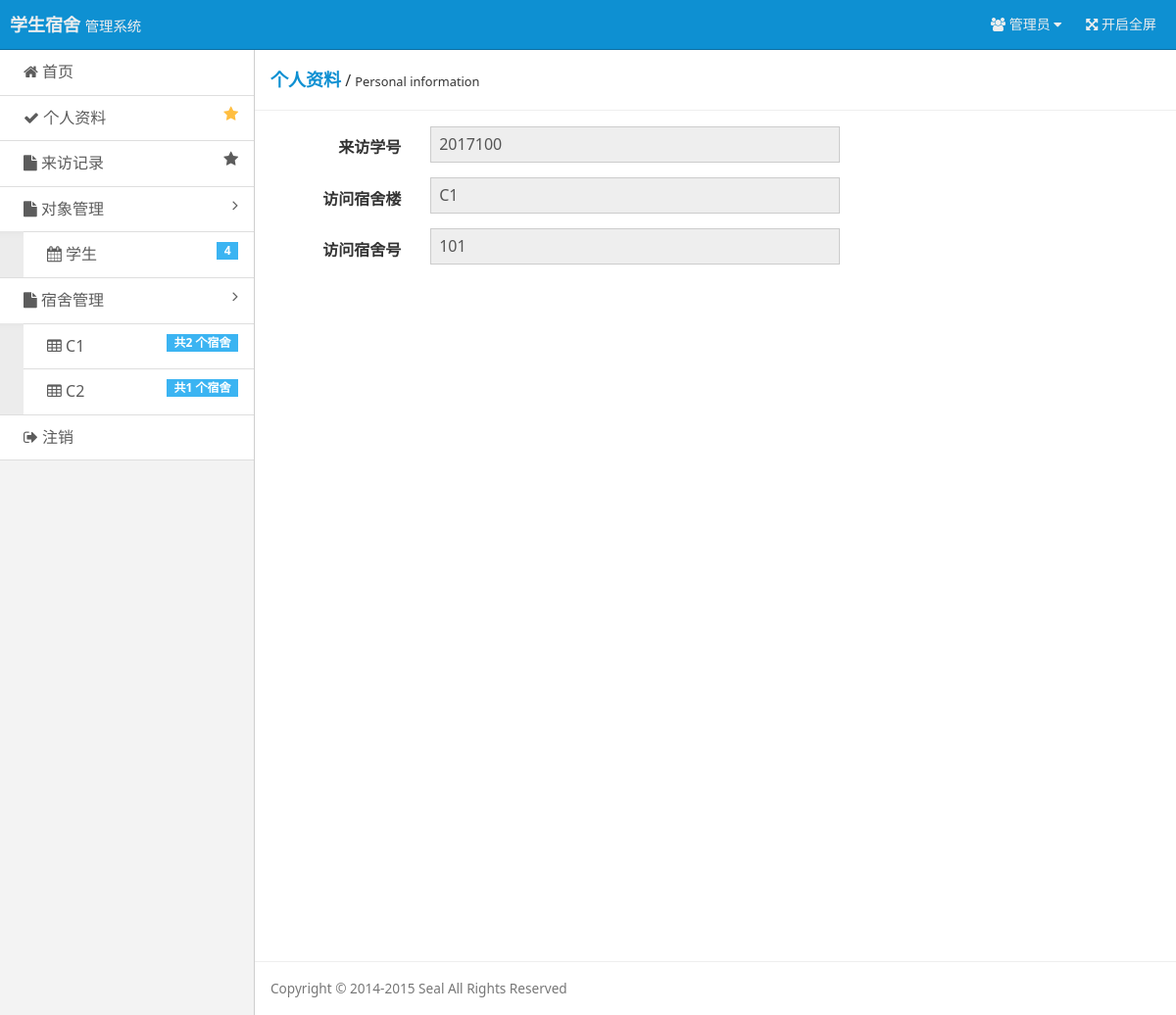
The app's page /pages/user-visit.php?sno=2017100 (signed in) with its own data.
### tables this page shows
CREATE TABLE `build`  (
  `Build_Name` varchar(16) NOT NULL COMMENT '宿舍名',
  `Build_Id` varchar(16) NOT NULL COMMENT '宿舍楼',
  `Build_Price` varchar(16) NOT NULL COMMENT '宿舍单价',
  PRIMARY KEY (`Build_Name`) USING BTREE
);

CREATE TABLE `dor_visit`  (
  `Stu_No` varchar(16) NOT NULL COMMENT '学号',
  `Apart_No` varchar(16) NOT NULL COMMENT '宿舍楼',
  `Dor_No` varchar(16) NOT NULL COMMENT '宿舍号',
  `Visit_Reason` varchar(255) NOT NULL COMMENT '访问原因',
  `Visit_In` timestamp(0) NOT NULL COMMENT '访问时间',
  `Visit_Out` timestamp(0) NOT NULL COMMENT '离开时间',
  PRIMARY KEY (`Stu_No`) USING BTREE
);

### include/checklogin.php (called while the page is built, shortened)
<?php
$user = $_COOKIE ['user'];
$user_power = $_COOKIE ['user_power'];
if($user == ""){
    header("Location: ?r=login");
    exit();
}else{
    $query = "SELECT * FROM user WHERE Id = '$user'";
    $result = mysqli_query($conn, $query);
    $users = mysqli_fetch_array($result);
}
?>

### pages/user-visit.php (the view, shortened to what this page needs)
<?php
require 'connect/database.php';
require 'include/checklogin.php';
include 'tools/tool_database.php';
$sno = $_GET['sno'];
$stu_visit_query = "SELECT * FROM dor_visit WHERE Stu_No = $sno";
$stu_visit_result = mysqli_query($conn, $stu_visit_query) or die ('SQL语句有误：' . mysqli_error($conn));
$stu_visit = mysqli_fetch_array($stu_visit_result);
?>
<!doctype html>
<html class="no-js">
<head>
    <link rel="stylesheet" href="assets/css/amazeui.min.css"/>
    <link rel="stylesheet" href="assets/css/admin.css">
</head>
<body>
<header class="am-topbar am-topbar-inverse admin-header">
    <?php require 'tools/header.php'; ?>
</header>
<div class="am-cf admin-main">
    <?php require 'tools/siderbar.php'; ?>
    <div class="admin-content">
        <div class="admin-content-body">
            <div class="am-cf am-padding am-padding-bottom-0">
                <div class="am-fl am-cf"><strong class="am-text-primary am-text-lg">个人资料</strong> /
                    <small>Personal information</small>
                </div>
            </div>
            <hr/>
            <div class="am-g">
                <div class="am-u-sm-12 am-u-md-8 am-u-md-pull-4">
                    <form class="am-form am-form-horizontal" method="post" name="edit" >
                        <div class="am-form-group">
                            <label for="admin-no-super" class="am-u-sm-3 am-form-label">来访学号</label>
                            <div class="am-u-sm-9">
                                <input type="text" id="visit-sno" name="visit-sno" placeholder="请输入来访人员的学号"
                                       readonly="true"
                                       value="<?php echo $sno ?>">
                            </div>
                        </div>
                        <div class="am-form-group">
                            <label for="admin-name-super" class="am-u-sm-3 am-form-label">访问宿舍楼</label>
                            <div class="am-u-sm-9">
                                <input type="text" id="visit-build-no" name="visit-build-no" placeholder="请输入访问的宿舍楼"
                                       value="<?php echo $stu_visit['Apart_No'] ?>" <?php if ($user_power != 1) echo 'readonly="true"' ?>>
                            </div>
                        </div>
                        <div class="am-form-group">
                            <label for="admin-name-super" class="am-u-sm-3 am-form-label">访问宿舍号</label>
                            <div class="am-u-sm-9">
                                <input type="text" id="visit-dor-no" name="visit-dor-no" placeholder="请输入访问的宿舍号"
                                       value="<?php echo $stu_visit['Dor_No'] ?>" <?php if ($user_power != 1) echo 'readonly="true"' ?>>
                            </div>
                        </div>
                    </form>
                </div>
            </div>
        </div>
        <footer class="admin-content-footer">
            <?php require 'tools/footer.php'; ?>
        </footer>
    </div>
</div>
    <?php require 'tools/footer.php'; ?>
</body>
</html>

### tools/siderbar.php (shortened to what this page needs)
<?php
require 'connect/database.php';
require 'include/checklogin.php';
$student_query=mysqli_query($conn,"SELECT * FROM `user` WHERE Power=3 ORDER BY user_Num DESC");
$students_count=mysqli_num_rows($student_query);
$dormitory_builds_query=mysqli_query($conn,"SELECT * FROM build ORDER BY Build_Id ");
?>
<div class="admin-sidebar am-offcanvas" id="admin-offcanvas">
    <div class="am-offcanvas-bar admin-offcanvas-bar">
        <ul class="am-list admin-sidebar-list">
            <?php
            switch ($user_power) {
                case 2 :
                    $judge_href = "?r=normaladmin";
                    break;
            }
            ?>
            <li><a href="<?php echo $judge_href ?>"><span class="am-icon-home"></span> 首页</a></li>
            <?php
            switch ($user_power) {
                case 2 :
                    $data_href = "?r=user-admin-normal&uno={$users['Id']}&edit_target=self";
                    break;
            }
            ?>
            <li><a href="<?php echo $data_href ?>" class="am-cf"><span class="am-icon-check"></span> 个人资料<span class="am-icon-star am-fr am-margin-right admin-icon-yellow"></span></a></li>
            <li <?php if ($user_power == 3) echo 'style="display: none;"' ?>><a href="?r=show-visit" class="am-cf"><span class="am-icon-file"></span> 来访记录<span class="am-icon-star am-fr am-margin-right"></span></a></li>
            <li class="admin-parent" <?php if ($user_power == 3) echo 'style="display: none;"' ?>>
                <a class="am-cf" data-am-collapse="{target: '#collapse-nav'}"><span class="am-icon-file"></span> 对象管理 <span class="am-icon-angle-right am-fr am-margin-right"></span></a>
                <ul class="am-list am-collapse admin-sidebar-sub am-in" id="collapse-nav">
                    <li ><a href="?r=show-stu"><span class="am-icon-calendar"></span> 学生 <span class="am-badge am-badge-secondary am-margin-right am-fr"><?php echo $students_count?></span></a></li>
                </ul>
            </li>
            <li class="admin-parent" <?php if ($user_power == 3) echo 'style="display: none;"' ?>>
                <a class="am-cf" data-am-collapse="{target: '#collapse-nav'}"><span class="am-icon-file"></span> 宿舍管理 <span class="am-icon-angle-right am-fr am-margin-right"></span></a>
                <ul class="am-list am-collapse admin-sidebar-sub am-in" id="collapse-nav">
                    <?php
                    while ($dormitory_builds = mysqli_fetch_array($dormitory_builds_query)) {
                        ?>
                        <li><a href="?r=show-dormitories&db_id=<?php echo $dormitory_builds['Build_Id'] ?>"><span
                                        class="am-icon-table"></span> <?php echo $dormitory_builds['Build_Name'] ?>
                                <span
                                        class="am-badge am-badge-secondary am-margin-right am-fr">共<?php echo mysqli_num_rows(mysqli_query($conn,"SELECT * FROM dormitory d,build b WHERE d.Build_Id = b.Build_Id AND b.Build_Name ='{$dormitory_builds['Build_Name']}' ")) ?>
                                    个宿舍</span></a>
                        </li>
                    <?php } ?>
                </ul>
            </li>
            <li><a href="?r=outlogin"><span class="am-icon-sign-out"></span> 注销</a></li>
        </ul>
    </div>
</div>

### assets/css/admin.css (style rules this page uses)
html, body { height: 100%; overflow: hidden; }
ul { margin-top: 0; }
.admin-icon-yellow { color: #ffbe40; }
.admin-header { position: fixed; top: 0; left: 0; right: 0; z-index: 1500; font-size: 1.4rem; margin-bottom: 0; }
.admin-main { position: relative; height: 100%; padding-top: 51px; background: #f3f3f3; }
.admin-sidebar { width: 260px; min-height: 100%; float: left; border-right: 1px solid #cecece; }
.admin-sidebar-list { margin-bottom: 0; }
.admin-sidebar-list li a { color: #5c5c5c; padding-left: 24px; }
.admin-sidebar-list li:first-child { border-top: none; }
.admin-sidebar-sub { margin-top: 0; margin-bottom: 0; box-shadow: 0 16px 8px -15px #e2e2e2 inset; background: #ececec; padding-left: 24px; }
.admin-sidebar-sub li:first-child { border-top: 1px solid #dedede; }
.admin-content { display: -webkit-box; display: -webkit-flex; display: -ms-flexbox; display: flex; -webkit-box-orient: vertical; -webkit-box-direction: normal; -webkit-flex-direction: column; -ms-flex-direction: column; flex-direction: column; background: #fff; }
.admin-content, .admin-sidebar { height: 100%; overflow-x: hidden; overflow-y: scroll; -webkit-overflow-scrolling: touch; }
.admin-content-body { -webkit-box-flex: 1; -webkit-flex: 1 0 auto; -ms-flex: 1 0 auto; flex: 1 0 auto; }
.admin-content-footer { font-size: 85%; color: #777; }
@media only screen and (min-width: 641px) { .admin-sidebar { display: block; position: static; background: none; } }
@media only screen and (min-width: 641px) { .admin-offcanvas-bar { position: static; width: auto; background: none; -webkit-transform: translate3d(0, 0, 0); -ms-transform: translate3d(0, 0, 0); transform: translate3d(0, 0, 0); overflow-y: visible; min-height: 100%; } }
@media only screen and (min-width: 641px) { .admin-offcanvas-bar:after { content: none; } }

### records on screen
build: Build_Name "C1", Build_Name "2"
build: Build_Name "C2", Build_Name "1"
dor_visit: visit-build-no "C1", visit-dor-no "101"

### other values on screen
$students_count "4"
